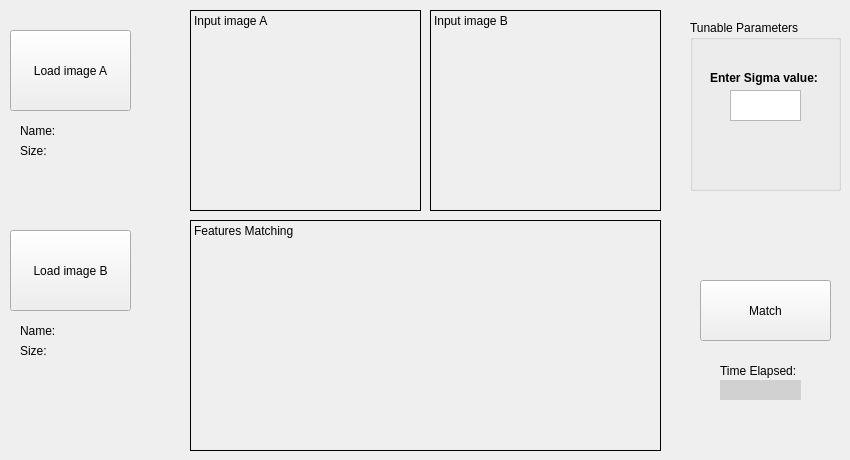
    <widget class="QWidget" name="tab_SIFT">
     <attribute name="title">
      <string>SIFT</string>
     </attribute>
     <widget class="QPushButton" name="pushButton_sift_load_B">
      <property name="geometry">
       <rect>
        <x>10</x>
        <y>230</y>
        <width>121</width>
        <height>81</height>
       </rect>
      </property>
      <property name="text">
       <string>Load image B</string>
      </property>
     </widget>
     <widget class="QLabel" name="label_21">
      <property name="geometry">
       <rect>
        <x>20</x>
        <y>320</y>
        <width>161</width>
        <height>21</height>
       </rect>
      </property>
      <property name="text">
       <string>Name:</string>
      </property>
     </widget>
     <widget class="QLabel" name="label_22">
      <property name="geometry">
       <rect>
        <x>20</x>
        <y>340</y>
        <width>151</width>
        <height>21</height>
       </rect>
      </property>
      <property name="text">
       <string>Size:</string>
      </property>
     </widget>
     <widget class="QPushButton" name="pushButton_sift_load_A">
      <property name="geometry">
       <rect>
        <x>10</x>
        <y>30</y>
        <width>121</width>
        <height>81</height>
       </rect>
      </property>
      <property name="text">
       <string>Load image A</string>
      </property>
     </widget>
     <widget class="QLabel" name="label_23">
      <property name="geometry">
       <rect>
        <x>20</x>
        <y>120</y>
        <width>151</width>
        <height>21</height>
       </rect>
      </property>
      <property name="text">
       <string>Name:</string>
      </property>
     </widget>
     <widget class="QLabel" name="label_24">
      <property name="geometry">
       <rect>
        <x>20</x>
        <y>140</y>
        <width>151</width>
        <height>21</height>
       </rect>
      </property>
      <property name="text">
       <string>Size:</string>
      </property>
     </widget>
     <widget class="QLabel" name="label_histograms_output_4">
      <property name="geometry">
       <rect>
        <x>190</x>
        <y>220</y>
        <width>471</width>
        <height>231</height>
       </rect>
      </property>
      <property name="sizePolicy">
       <sizepolicy hsizetype="Preferred" vsizetype="Preferred">
        <horstretch>0</horstretch>
        <verstretch>0</verstretch>
       </sizepolicy>
      </property>
      <property name="frameShape">
       <enum>QFrame::Box</enum>
      </property>
      <property name="text">
       <string>Features Matching</string>
      </property>
      <property name="scaledContents">
       <bool>false</bool>
      </property>
      <property name="alignment">
       <set>Qt::AlignLeading|Qt::AlignLeft|Qt::AlignTop</set>
      </property>
     </widget>
     <widget class="QLabel" name="label_histograms_hinput_5">
      <property name="geometry">
       <rect>
        <x>430</x>
        <y>10</y>
        <width>231</width>
        <height>201</height>
       </rect>
      </property>
      <property name="sizePolicy">
       <sizepolicy hsizetype="Minimum" vsizetype="Minimum">
        <horstretch>0</horstretch>
        <verstretch>0</verstretch>
       </sizepolicy>
      </property>
      <property name="frameShape">
       <enum>QFrame::Box</enum>
      </property>
      <property name="text">
       <string>Input image B</string>
      </property>
      <property name="textFormat">
       <enum>Qt::PlainText</enum>
      </property>
      <property name="scaledContents">
       <bool>false</bool>
      </property>
      <property name="alignment">
       <set>Qt::AlignLeading|Qt::AlignLeft|Qt::AlignTop</set>
      </property>
     </widget>
     <widget class="QLabel" name="label_histograms_input_5">
      <property name="enabled">
       <bool>true</bool>
      </property>
      <property name="geometry">
       <rect>
        <x>190</x>
        <y>10</y>
        <width>231</width>
        <height>201</height>
       </rect>
      </property>
      <property name="sizePolicy">
       <sizepolicy hsizetype="Maximum" vsizetype="Maximum">
        <horstretch>0</horstretch>
        <verstretch>0</verstretch>
       </sizepolicy>
      </property>
      <property name="frameShape">
       <enum>QFrame::Box</enum>
      </property>
      <property name="text">
       <string>Input image A</string>
      </property>
      <property name="scaledContents">
       <bool>false</bool>
      </property>
      <property name="alignment">
       <set>Qt::AlignLeading|Qt::AlignLeft|Qt::AlignTop</set>
      </property>
     </widget>
     <widget class="QGroupBox" name="groupBox_16">
      <property name="geometry">
       <rect>
        <x>690</x>
        <y>20</y>
        <width>151</width>
        <height>171</height>
       </rect>
      </property>
      <property name="title">
       <string>Tunable Parameters</string>
      </property>
      <widget class="QTextEdit" name="textEdit_10">
       <property name="geometry">
        <rect>
         <x>40</x>
         <y>70</y>
         <width>71</width>
         <height>31</height>
        </rect>
       </property>
      </widget>
      <widget class="QLabel" name="label_48">
       <property name="geometry">
        <rect>
         <x>20</x>
         <y>50</y>
         <width>121</width>
         <height>16</height>
        </rect>
       </property>
       <property name="font">
        <font>
         <weight>75</weight>
         <bold>true</bold>
        </font>
       </property>
       <property name="text">
        <string>Enter Sigma value:</string>
       </property>
      </widget>
     </widget>
     <widget class="QPushButton" name="pushButton_sift_match">
      <property name="geometry">
       <rect>
        <x>700</x>
        <y>280</y>
        <width>131</width>
        <height>61</height>
       </rect>
      </property>
      <property name="text">
       <string>Match</string>
      </property>
     </widget>
     <widget class="QLabel" name="label_25">
      <property name="geometry">
       <rect>
        <x>720</x>
        <y>360</y>
        <width>91</width>
        <height>21</height>
       </rect>
      </property>
      <property name="text">
       <string>Time Elapsed:</string>
      </property>
     </widget>
     <widget class="QLabel" name="TM_TimeElapsed_2">
      <property name="geometry">
       <rect>
        <x>720</x>
        <y>380</y>
        <width>81</width>
        <height>20</height>
       </rect>
      </property>
      <property name="styleSheet">
       <string notr="true">background-color: rgb(209, 209, 209);</string>
      </property>
      <property name="text">
       <string/>
      </property>
     </widget>
    </widget>
